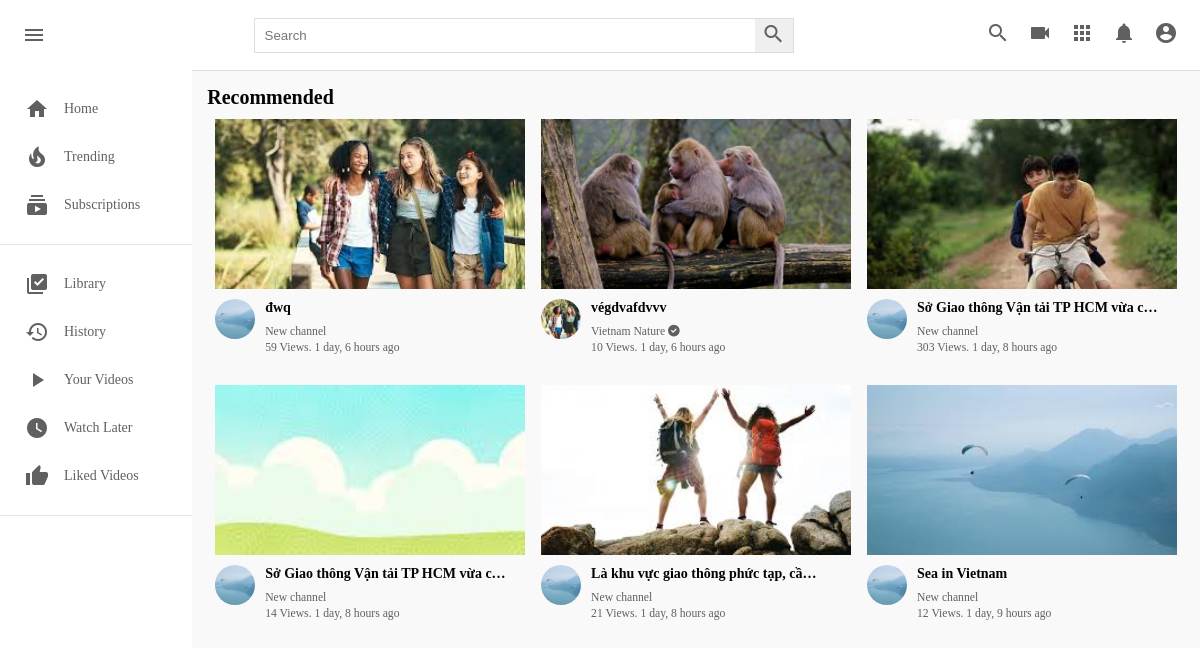
/, run on an earlier commit of the app's database.
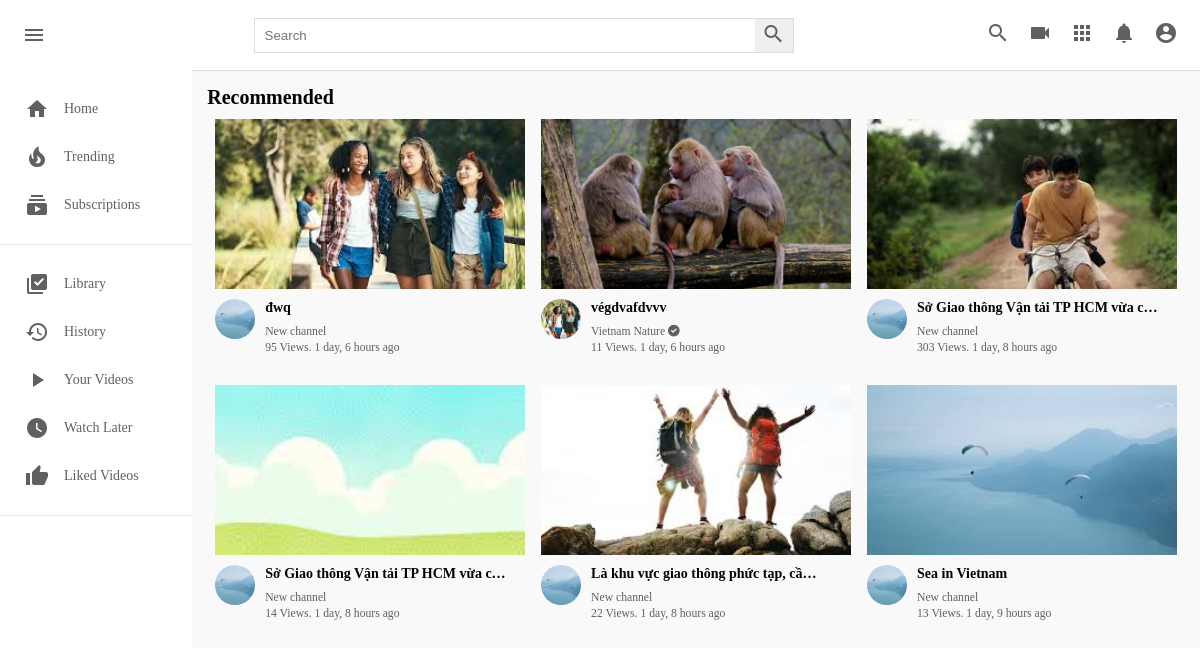
And on a later commit of the database.
### core/models.py (models this page shows, shortened)
class Video(models.Model):
  video = models.FileField(upload_to=user_directory_path)
  image = models.ImageField(upload_to=user_directory_path, null=True, blank=True)
  title = models.CharField(max_length=100)
  description = models.TextField(null=True, blank=True)
  tags = TaggableManager()
  date = models.DateTimeField(auto_now_add=True)
  visibility = models.CharField(choices=VISIBILITY, max_length=100, default="public")
  user = models.ForeignKey(User, on_delete=models.SET_NULL, null=True)
  views = models.PositiveIntegerField(default=0)
  likes = models.ManyToManyField(User, related_name="likes")
  featured = models.BooleanField(default=False)

### userauths/models.py (models this page shows, shortened)
class User(AbstractUser):
    email = models.EmailField(unique=True, null=True)
    username = models.CharField(max_length=1000)
    USERNAME_FIELD = "email"
    REQUIRED_FIELDS = ["username"]

### channel/models.py (models this page shows, shortened)
class Channel(models.Model):
  channel_art = models.ImageField(upload_to=user_directory_path, null=True, blank=True)
  image = models.ImageField(upload_to=user_directory_path, null=True, blank=True)
  full_name = models.CharField(max_length=200)
  channel_name = models.CharField(max_length=200)
  description = models.TextField(null=True, blank=True)
  keywords = TaggableManager()
  joined = models.DateTimeField(auto_now_add=True)
  status = models.CharField(choices=STATUS, max_length=100, default="active")
  user = models.OneToOneField(User, on_delete=models.SET_NULL, null=True, related_name="channel")
  subscribers = models.ManyToManyField(User, related_name="user_subs")
  verified = models.BooleanField(default=False)

### core/views.py (the view)
# urls.py: path("", views.index, name="home"),
def index(request):
  video = Video.objects.filter(visibility="public").order_by("-date")
  context = {
    "video":video
  }
  return render(request, "index.html", context)

### templates/index.html (shortened to what this page needs)
{% load static %}
<!DOCTYPE html>
<html lang="en">
<head>
    <link rel="stylesheet" href="{% static 'css/style.css' %}" type="text/css">
    <link rel="stylesheet" href="https://use.fontawesome.com/releases/v6.0.0/css/all.css" />
</head>
<body>
    <div class="header">
        <div class="header__left">
            <i id="menu" class="material-icons">menu</i>
            <a href="index.html">
            </a>
        </div>
        <div class="header__search">
            <form action="">
                <input type="text" placeholder="Search">
                <button><i class="material-icons">search</i></button>
            </form>
        </div>
        <div class="header__icons">
            <i class="material-icons display-this">search</i>
            <i class="material-icons ">videocam</i>
            <i class="material-icons">apps</i>
            <i class="material-icons display-this">notifications</i>
            <a href="channel.html"><i id="drop-down" class="material-icons display-this">account_circle</i></a>
        </div>
    </div>
    <div class="mainBody">
        <div class="sidebar">
            <div class="sidebar__categories">
                <a href="index.html">
                    <div class="sidebar__category">
                        <i class="material-icons">home</i>
                        <span>Home</span>
                    </div>
                </a>
                <div class="sidebar__category">
                    <i class="material-icons">local_fire_department</i>
                    <span>Trending</span>
                </div>
                <div class="sidebar__category">
                    <i class="material-icons">subscriptions</i>
                    <span>Subscriptions</span>
                </div>
            </div>
            <hr>
            <div class="sidebar__categories">
                <div class="sidebar__category">
                    <i class="material-icons">library_add_check</i>
                    <span>Library</span>
                </div>
                <div class="sidebar__category">
                    <i class="material-icons">history</i>
                    <span>History</span>
                </div>
                <a href="channel-videos.html">
                    <div class="sidebar__category">
                        <i class="material-icons">play_arrow</i>
                        <span>Your Videos</span>
                    </div>
                </a>
                <div class="sidebar__category">
                    <i class="material-icons">watch_later</i>
                    <span>Watch Later</span>
                </div>
                <div class="sidebar__category">
                    <i class="material-icons">thumb_up</i>
                    <span>Liked Videos</span>
                </div>
            </div>
            <hr>
        </div>
        <div class="videos">
            <div class="drop-down-container">
                <h1>Recommended</h1>
            </div>
            <div class="videos__container">
                {% for v in video %}
                <div class="video">
                    <div class="video__thumbnail">
                        <a href="{% url 'video-detail' v.id %}">
                        <img src="{{ v.image.url }}" alt="">
                    </div>
                    <div class="video__details">
                        <div class="author">
                            <img src="{{ v.user.channel.image.url }}" alt="">
                        </div>
                        <div class="title">
                            <a href="{% url 'video-detail' v.id %}">
                                <h3>{{ v.title|truncatechars:35 }}</h3>
                            </a>
                            <a href="">
                                <small>
                                    {{ v.user.channel.channel_name }}
                                    {% if v.user.channel.verified == True %}
                                        <i class="fas fa-check-circle"></i>
                                    {% endif %}
                                </small>
                            </a>
                            <span><small>{{ v.views }} Views. {{ v.date|timesince }} ago</small></span>
                        </div>
                    </div>
                </div>
                {% endfor %}
            </div>
        </div>
    </div>
</body>
</html>

### static/css/style.css (style rules this page uses)
* { margin: 0; padding: 0; box-sizing: border-box; }
body { font-family: poppins; }
.material-icons { color: rgb(96, 96, 96); }
.header { display: flex; justify-content: space-between; align-items: center; height: 70px; padding: 15px; }
.header__left { display: flex; align-items: center; }
.header i { padding: 0 7px; cursor: pointer; }
.header__search form { border: 1px solid #ddd; height: 35px; margin: 0; padding: 0; display: flex; }
.header__search input { width: 500px; padding: 10px; margin: 0; border-radius: 0; border: none; height: 100%; }
.header__search button { padding: 0; margin: 0; height: 100%; border: none; border-radius: 0; }
.mainBody { height: calc(100vh - 70px); display: flex; overflow: hidden; }
.sidebar { height: 100%; width: 230px; background-color: white; overflow-y: scroll; }
.sidebar__categories { width: 100%; display: flex; flex-direction: column; margin-bottom: 15px; margin-top: 15px; }
.sidebar__category { display: flex; align-items: center; padding: 12px 25px; }
.sidebar__category span { margin-left: 15px; }
hr { height: 1px; background-color: #e5e5e5; border: none; }
.videos { background-color: #f9f9f9; width: 100%; height: 100%; padding: 15px 15px; border-top: 1px solid #ddd; overflow-y: scroll; }
.videos__container { display: flex; flex-direction: row; justify-content: space-around; flex-wrap: wrap; }
.video { width: 310px; margin-bottom: 30px; }
.video__thumbnail { width: 100%; height: 170px; }
.video__thumbnail img { object-fit: cover; height: 100%; width: 100%; }
.author img { object-fit: cover; border-radius: 50%; height: 40px; width: 40px; margin-right: 10px; }
.video__details { display: flex; margin-top: 10px; }
.title { display: flex; flex-direction: column; }
.title h3 { color: rgb(3, 3, 3); line-height: 18px; font-size: 14px; margin-bottom: 6px; }
.title a, span { text-decoration: none; color: rgb(96, 96, 96); font-size: 14px; }
h1 { font-size: 20px; margin-bottom: 10px; color: rgb(3, 3, 3); }
.drop-down-container { display: flex; align-items: center; justify-content: space-between; }
a { text-decoration: none; }

What changed in the data, as far as the page shows it:
changed Video "đwq": views "59" → "95"
changed Video "végdvafdvvv": views "10" → "11"
changed Video "Là khu vực giao thông phức tạp, cầ…": views "21" → "22"
changed Video "Sea in Vietnam": views "12" → "13"
